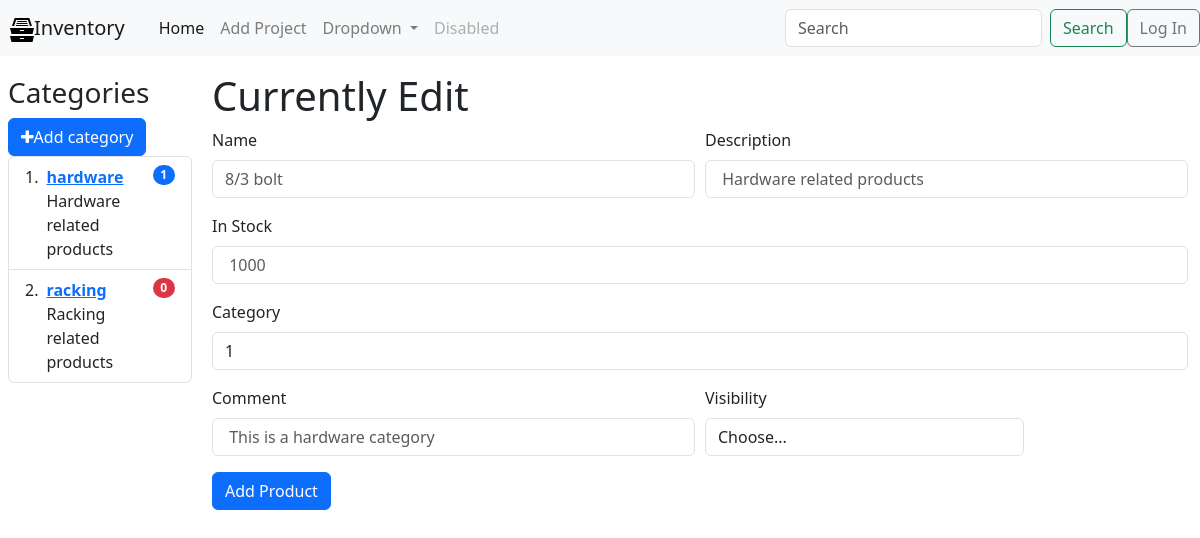
The app's page /productinfo/1/edit with its own data.
### tables this page shows
CREATE TABLE categories (
  id INTEGER PRIMARY KEY AUTOINCREMENT,
  name VARCHAR(255),
  description TEXT NOT NULL DEFAULT '',
  comment TEXT DEFAULT NULL,
  datetime_added TIMESTAMP DEFAULT CURRENT_TIMESTAMP,
  last_modified TIMESTAMP DEFAULT CURRENT_TIMESTAMP
);

CREATE TABLE products (
  id INTEGER PRIMARY KEY AUTOINCREMENT,
  id_category INTEGER NOT NULL DEFAULT 0,
  name VARCHAR(255),
  description TEXT NOT NULL DEFAULT '',
  instock INTEGER NOT NULL DEFAULT 0,
  comment TEXT NOT NULL DEFAULT '',
  visible INT(1) NOT NULL,
  datetime_added TIMESTAMP DEFAULT CURRENT_TIMESTAMP,
  last_modified TIMESTAMP DEFAULT CURRENT_TIMESTAMP
);

### main.py (the view)
@app.route('/productinfo/<int:id>/edit', methods=('GET', 'POST'))
def editProduct(id):
    info = get_product_info(id)
    return render_template('editproduct.html',
                           info=info,
                           categories=get_categories_ls())

### main.py (called while the page is built)
def get_db_connection():
    conn = sqlite3.connect('database.db')
    conn.row_factory = sqlite3.Row
    return conn

def get_categories_ls():
    conn = get_db_connection()
    cur = conn.cursor()
    cur.execute(
        "SELECT c.id AS id, c.name AS name, c.description AS description, c.comment AS comment, COUNT(p.id) AS products_count FROM categories c LEFT JOIN products p ON c.id = p.id_category GROUP BY c.id, c.name"
    )
    categories = cur.fetchall()
    conn.close()
    return categories

def get_product_info(id):
    conn = get_db_connection()
    cur = conn.cursor()
    cur.execute("SELECT * FROM products WHERE id = ?", (id, ))
    product = cur.fetchone()
    conn.close()
    return product

### templates/editproduct.html (shortened to what this page needs)
{% extends 'base.html' %}
{% block content %}
    <h1>Currently Edit {{title}}</h1>
<form method="POST">
  <div class="form-row">
    <div class="form-group col-md-6">
      <label for="inputName">Name</label>
      <input type="text"
        class="form-control"
        name="name"
        placeholder="{{ info['name'] }}"
        id="name"
        required=""
        value="{{ request.form['name'] }}">
    </div>
    <div class="form-group col-md-6">
      <label for="inputText">Description</label>
      <input type="text"
        class="form-control"
        name="description"
        placeholder=" {{ info['description'] }}"
        id="description"
        required=""
        value="{{ request.form['description'] }}">
    </div>
  </div>
  <div class="form-group">
    <label for="inputStock">In Stock</label>
    <input type="number"
      class="form-control"
      name="instock"
      placeholder=" {{ info['instock'] }}"
      id="instock"
      required=""
      value="{{ request.form['instock'] }}">
  </div>
  <div class="form-group">
    <label for="inputCategory">Category</label>
    <select name="category" id="category" class="form-control">
      <option selected> {{ info['id_category'] }}</option>
    </select>
  </div>
  <div class="form-row">
    <div class="form-group col-md-6">
      <label for="inputComment">Comment</label>
      <input type="text"
        class="form-control"
        name="comment"
        placeholder=" {{ info['comment'] }}"
        id="comment"
        required=""
        value="{{ request.form['comment'] }}">
    </div>
    <div class="form-group col-md-4">
      <label for="inputVisible">Visibility</label>
      <select name="visible" id="visible" class="form-control">
        <option selected>Choose...</option>
      </select>
    </div>
  </div>
  <button type="submit" class="btn btn-primary">Add Product</button>
</form>
{% endblock %}

### templates/base.html (shortened to what this page needs)
<!DOCTYPE html>
<html lang="en">
  <head>
      <link rel="stylesheet" href="{{ url_for('static', filename='font-awesome/css/font-awesome.min.css') }}">
    <link rel="stylesheet" href="{{ url_for('static', filename='css/styles.css') }}">
    <link rel="stylesheet" href="https://cdn.jsdelivr.net/npm/bootstrap@4.5.3/dist/css/bootstrap.min.css">
    <link rel="stylesheet" href="https://cdn.jsdelivr.net/npm/bootstrap@5.3.3/dist/css/bootstrap.min.css">
    <link rel="stylesheet" href="https://cdn.jsdelivr.net/npm/bootstrap-icons@1.11.3/font/bootstrap-icons.css">
    <link rel="stylesheet" href="https://cdn.jsdelivr.net/npm/bootstrap-table@1.22.6/dist/bootstrap-table.min.css">
  </head>
  <body>
      <nav class="navbar navbar-expand-lg navbar-light bg-light">
        <a class="spacing navbar-brand" href="/">Inventory</a>
        <div class="collapse navbar-collapse" id="navbarSupportedContent">
          <ul class="navbar-nav mr-auto">
            <li class="nav-item active">
              <a class="nav-link" href="/">Home <span class="sr-only">(current)</span></a>
            </li>
            <li class="nav-item">
              <a class="nav-link" href="{{ url_for('addproject') }}">Add Project</a>
            </li>
            <li class="nav-item dropdown">
              <a class="nav-link dropdown-toggle" href="#" id="navbarDropdown" role="button" data-toggle="dropdown" aria-haspopup="true" aria-expanded="false">
                Dropdown
              </a>
            </li>
            <li class="nav-item">
              <a class="nav-link disabled" href="#" tabindex="-1" aria-disabled="true">Disabled</a>
            </li>
          </ul>
          <form class="form-inline my-2 my-lg-0">
            <input class="form-control mr-sm-2" type="search" placeholder="Search" aria-label="Search">
            <button class="btn btn-outline-success my-2 my-sm-0" type="submit">Search</button>
          </form>
          <a href="{{ url_for('login') }}">
          <button type="button" class="btn btn-outline-secondary">Log In</button></a>
        </div>
      </nav>
    <div class="container-fluid">
    <div class="row flex-nowrap">
      <div class="col-auto col-md-3 col-xl-2 px-sm-2 px-0">
        <h3 style="padding-top: 20px;">Categories</h3>
        <div id="toolbar">
          <a href="/addcategory/"><button type="button" class="btn btn-primary"><i class="fa fa-plus"></i>Add category</button></a>
        </div>
        <ol class="list-group list-group-numbered">
          {% for category in categories %}
          {% if title==category['name'] %}
          <li class="list-group-item d-flex justify-content-between align-items-start bg-primary text-light">
          {% else %}
            <li class="list-group-item d-flex justify-content-between align-items-start">
              {% endif %}
            <div class="ms-2 me-auto">
              <div class="fw-bold">
                {% if title==category['name'] %}
                <a class="link-light" href="{{ url_for('category', id=category['id']) }}">{{ category['name']}}</a>
                {% else %}
                <a href="{{ url_for('category', id=category['id']) }}">{{ category['name']}}</a>
                {% endif %}
              </div>
              {{category['description']}}
            </div>
              {% if title==category['name'] %}
              <span class="badge text-bg-light rounded-pill">{{category['products_count']}}</span>
              {% else %}
              {% if category['products_count'] == 0 %}
              <span class="badge text-bg-danger rounded-pill">{{category['products_count']}}</span>
              {% else %}
              <span class="badge text-bg-primary rounded-pill">{{category['products_count']}}</span>
              {% endif %}
              {% endif %}
          </li>
          {% endfor %}
        </ol>
      </div>
      <div class="col py-3 content">
          {% block content %} {% endblock %}
      </div>
    </div>
      </div>
  </body>
</html>

### static/css/styles.css (style rules this page uses)
.spacing { padding-left: 10px; padding-right: 10px; }

### records on screen
categories: name "hardware", description "Hardware related products", products_count "1"
categories: name "racking", description "Racking related products", products_count "0"
products: name "8/3 bolt", description "Hardware related products", instock "1000", category "1", comment "This is a hardware category"
